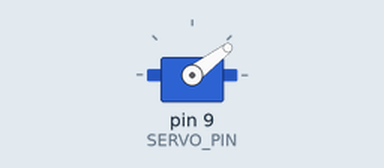
This sketch was run on a simulated Arduino Uno, built with avr-gcc and run on an emulated ATmega328P. Parts: servo.

Above: at 0.1 s.
At 1.1 s:
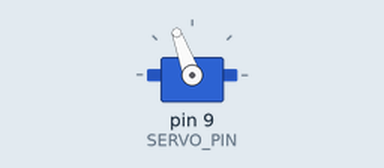
At 2.1 s:
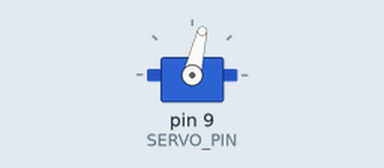
Timing chart, 0 to 3.6 s (numbered marks = the images above):
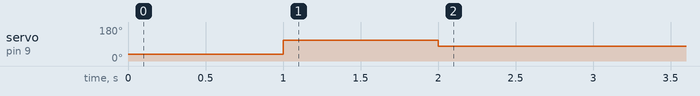

Measured:
- by itself, servo on pin 9 (SERVO_PIN): 37° → 110° at 1.0 s, → 77° 1.0 s later

The sketch:

steering.ino
```cpp
#include <Servo.h>
Servo head;
#define SERVO_PIN 9
#define FRONT 77

int RIGHT=FRONT+33;
int LEFT=FRONT-40;

void setup() {
  // put your setup code here, to run once:
head.attach(SERVO_PIN);
head.write(LEFT);
delay(1000);
head.write(RIGHT);
delay(1000);
head.write(FRONT);
}

void loop() {
  // put your main code here, to run repeatedly:

}
```
